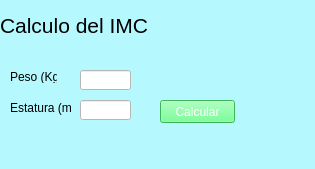
<?xml version="1.0" encoding="UTF-8"?>
<ui version="4.0">
 <class>MainWindow</class>
 <widget class="QMainWindow" name="MainWindow">
  <property name="geometry">
   <rect>
    <x>0</x>
    <y>0</y>
    <width>315</width>
    <height>169</height>
   </rect>
  </property>
  <property name="windowTitle">
   <string>MainWindow</string>
  </property>
  <property name="styleSheet">
   <string notr="true">background-color: rgb(181, 249, 255);</string>
  </property>
  <widget class="QWidget" name="centralwidget">
   <widget class="QPushButton" name="btn_calcular">
    <property name="geometry">
     <rect>
      <x>160</x>
      <y>100</y>
      <width>75</width>
      <height>23</height>
     </rect>
    </property>
    <property name="styleSheet">
     <string notr="true">background-color: rgb(85, 255, 127);
font: 75 12pt &quot;MS Shell Dlg 2&quot;;
color: rgb(255, 255, 255);</string>
    </property>
    <property name="text">
     <string>Calcular</string>
    </property>
   </widget>
   <widget class="QLabel" name="label">
    <property name="geometry">
     <rect>
      <x>0</x>
      <y>0</y>
      <width>341</width>
      <height>51</height>
     </rect>
    </property>
    <property name="font">
     <font>
      <family>MS Shell Dlg 2</family>
      <pointsize>16</pointsize>
      <weight>9</weight>
      <italic>false</italic>
      <bold>false</bold>
     </font>
    </property>
    <property name="styleSheet">
     <string notr="true">font: 75 16pt &quot;MS Shell Dlg 2&quot;;
color: rgb(0, 0, 0);</string>
    </property>
    <property name="text">
     <string>Calculo del IMC</string>
    </property>
   </widget>
   <widget class="QLabel" name="label_2">
    <property name="geometry">
     <rect>
      <x>10</x>
      <y>70</y>
      <width>47</width>
      <height>13</height>
     </rect>
    </property>
    <property name="text">
     <string>Peso (Kg):</string>
    </property>
   </widget>
   <widget class="QLabel" name="label_3">
    <property name="geometry">
     <rect>
      <x>10</x>
      <y>100</y>
      <width>61</width>
      <height>16</height>
     </rect>
    </property>
    <property name="text">
     <string>Estatura (m)</string>
    </property>
   </widget>
   <widget class="QLineEdit" name="txt_peso">
    <property name="geometry">
     <rect>
      <x>80</x>
      <y>70</y>
      <width>51</width>
      <height>20</height>
     </rect>
    </property>
    <property name="font">
     <font>
      <pointsize>12</pointsize>
      <weight>50</weight>
      <bold>false</bold>
     </font>
    </property>
    <property name="styleSheet">
     <string notr="true">background-color: rgb(255, 255, 255);</string>
    </property>
    <property name="text">
     <string/>
    </property>
   </widget>
   <widget class="QLineEdit" name="txt_estatura">
    <property name="geometry">
     <rect>
      <x>80</x>
      <y>100</y>
      <width>51</width>
      <height>20</height>
     </rect>
    </property>
    <property name="font">
     <font>
      <pointsize>12</pointsize>
     </font>
    </property>
    <property name="styleSheet">
     <string notr="true">background-color: rgb(255, 255, 255);</string>
    </property>
    <property name="text">
     <string/>
    </property>
   </widget>
  </widget>
  <widget class="QMenuBar" name="menubar">
   <property name="geometry">
    <rect>
     <x>0</x>
     <y>0</y>
     <width>315</width>
     <height>21</height>
    </rect>
   </property>
  </widget>
  <widget class="QStatusBar" name="statusbar"/>
 </widget>
 <resources/>
 <connections/>
</ui>
